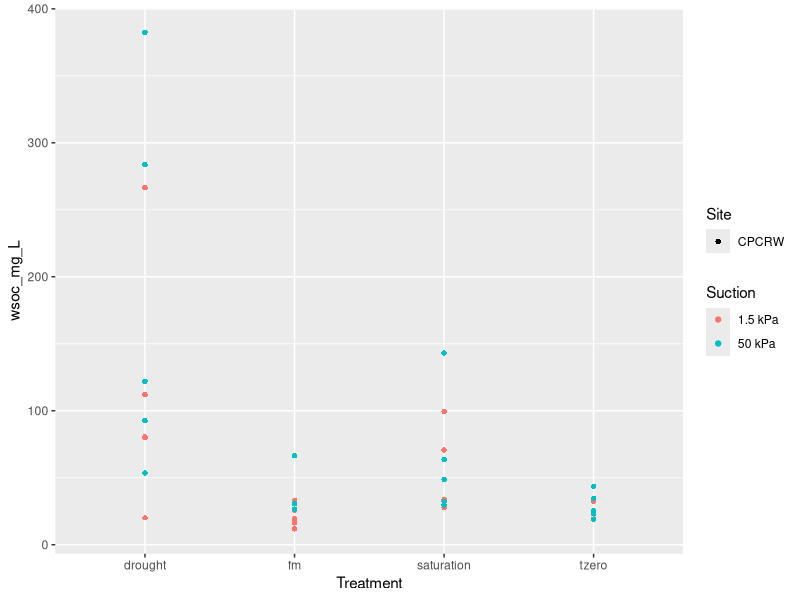
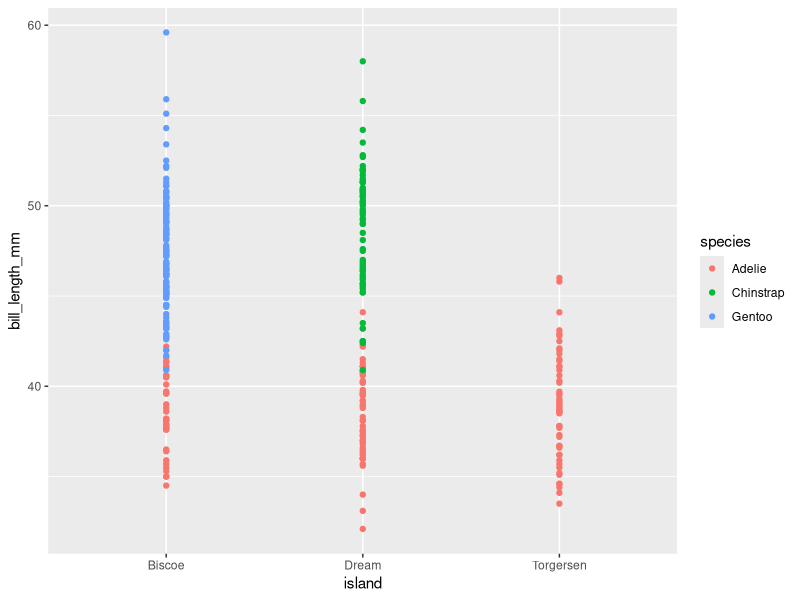
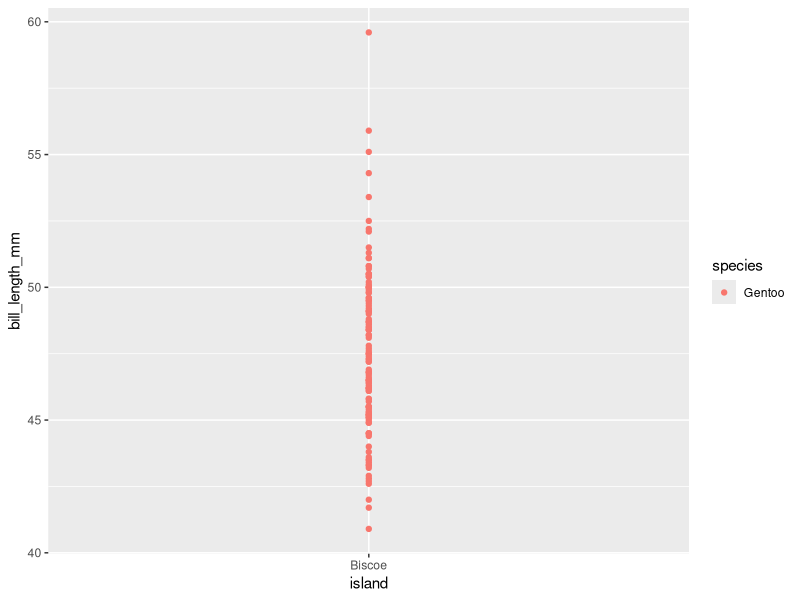
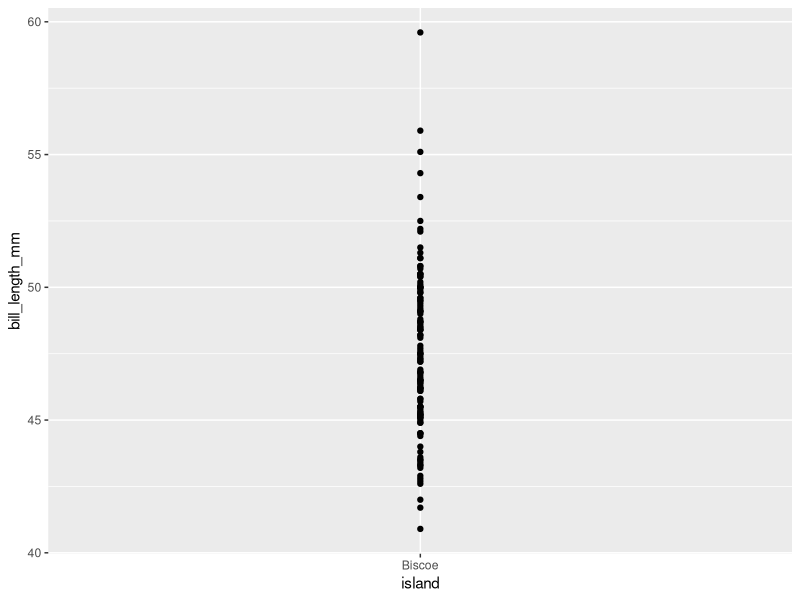

Reproduce these figures in R, in order.
# TIDYVERSE
# 25-June-2020
# KFP

## R works best with TIDY data. 
##    i.e. each variable in a separate, unique column, 
##    and each sample in a row

library(tidyverse)
# this loads the following packages:
#   ggplot2
#   tibble
#   tidyr
#   readr
#   dplyr
#   purr
#   stringr
#   forcats

# TIDYing the porewater DOC data ------------------------------------------
data = read.csv("data/3soils_wsoc_pore.csv")

# use skimr to explore the dataset
skimr::skim(data)

names(data)

# 1. rename columns
# NEWFILE = rename(SOURCEFILE, "NEWCOLUMNNAME" = "OLDCOLUMNNAME")
data2 = rename(data, "pore_size" = "Pore.Size.Domain")
data2 = rename(data2, "wsoc_mg_L" = "Water.Soluble.Organic.Carbon..mg.L.")

## you can also combine multiple renames
data2b = rename(data, "pore_size" = "Pore.Size.Domain", 
                "wsoc_mg_L" = "Water.Soluble.Organic.Carbon..mg.L.")

# 2. subset: select columns
data3 = dplyr::select(data2, Site, CoreNo, CoreID, Treatment, Suction, pore_size, wsoc_mg_L)

  # or you can deselect columns
data3b = dplyr::select(data2, -FTICR_ID, -`FT.ICRvol_ml`, -SampleID)

# 3. subset: filter rows
## for categorical variables, use == and ""
data4 = filter(data3, Site=="CPCRW")

## for numeric variables, use == and no ""
# which samples had wsoc 27 mg/L exact?
data4b_27only = filter(data3, wsoc_mg_L == 27)
# which samples had wsoc > 27 mg/L?
data4b_greater27 = filter(data3, wsoc_mg_L > 27)


# 4. recode levels
data5 = data4
data5$Treatment = recode(data5$Treatment, 
                         `Drought Incubation` = "drought",
                         `Field Moisture Incubation` = "fm",
                         `Time Zero Saturation` = "tzero",
                         `Saturation Incubation` = "saturation")

## or use mutate
data5b = mutate(data4, Treatment = recode(Treatment, 
                                          `Drought Incubation` = "drought",
                                          `Field Moisture Incubation` = "fm",
                                          `Time Zero Saturation` = "tzero",
                                          `Saturation Incubation` = "saturation"))

### stopped here 25-Jun-2020

ggplot(data5, aes(x = Treatment, y = wsoc_mg_L, color = Suction, shape=Site))+ geom_point()

# use the %>% (pipe) to stack multiple functions
# shortcut: cmd+shift+m or ctrl+shift+m
# CECI N'EST PAS UN PIPE!

data_clean = 
  data %>% 
  rename("pore_size" = "Pore.Size.Domain",
         "wsoc_mg_L" = "Water.Soluble.Organic.Carbon..mg.L.") %>% 
  dplyr::select(Site, CoreNo, CoreID, Treatment, Suction, pore_size, wsoc_mg_L) %>% 
  filter(Site=="CPCRW") %>% 
  mutate(Treatment = recode(Treatment, `Drought Incubation` = "drought",
                                   `Field Moisture Incubation` = "fm",
                                   `Time Zero Saturation` = "tzero",
                                   `Saturation Incubation` = "saturation"))

## use tidyverse to make plots ----
library(palmerpenguins)

data(package = 'palmerpenguins')
data("penguins")

## all penguins
ggplot(penguins, aes(x = island, y = bill_length_mm, color = species))+
  geom_point()

## only Gentoo
gentoo = 
  penguins %>% 
  filter(species == "Gentoo")

ggplot(gentoo, aes(x = island, y = bill_length_mm, color = species))+
  geom_point()

penguins %>% 
  filter(species == "Gentoo") %>% 
  ggplot(aes(x = island, y = bill_length_mm))+
  geom_point()
